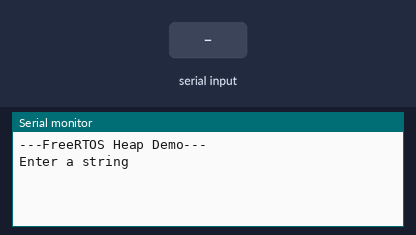
A sketch run on a simulated ESP32. Shown: the last lines printed to the serial monitor. The test bench sets the inputs (shaded band).

Above: at 1.8 s.
1.9 s: "1\n" received over Serial
At 3.0 s:
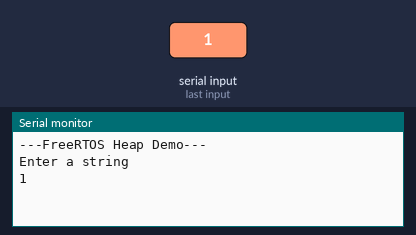
3.4 s: "0\n" received over Serial
At 4.1 s:
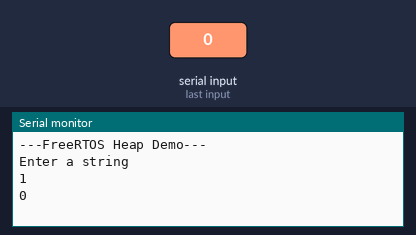
4.9 s: "2\n" received over Serial
At 5.3 s:
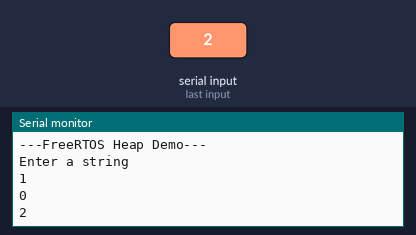

Measured:
- after the input at 1.9 s, the serial monitor: prints a new line at once (image 1)
- after the input at 3.4 s, the serial monitor: prints a new line at once (image 2)
- after the input at 4.9 s, the serial monitor: prints a new line at once (image 3)

The sketch:

RTOS_P4.ino
```cpp
// (licence header left out)
// Use only core 1 for demo purposes
#if CONFIG_FREERTOS_UNICORE
  static const BaseType_t app_cpu = 0;
#else
  static const BaseType_t app_cpu = 1;
#endif

// Settings
static const uint8_t buf_len = 255;

// Globals
static char *msg_ptr = NULL;
static volatile uint8_t msg_flag = 0;

//*****************************************************************************
// Tasks

// Task: read message from Serial buffer
void readSerial(void *parameters) {

  char c;
  char buf[buf_len];
  uint8_t idx = 0;

  // Clear whole buffer
  memset(buf, 0, buf_len);

  // Loop forever
  while (1) {

    // Read cahracters from serial
    if (Serial.available() > 0) {
      c = Serial.read();

      // Store received character to buffer if not over buffer limit
      if (idx < buf_len - 1) {
        buf[idx] = c;
        idx++;
      }

      // Create a message buffer for print task
      if (c == '\n') {

        // The last character in the string is '\n', so we need to replace
        // it with '\0' to make it null-terminated
        buf[idx - 1] = '\0';

        // Try to allocate memory and copy over message. If message buffer is
        // still in use, ignore the entire message.
        if (msg_flag == 0) {
          msg_ptr = (char *)pvPortMalloc((idx + 1) * sizeof(char));

          // If malloc returns 0 (out of memory), throw an error and reset
          configASSERT(msg_ptr);

          // Copy message
          memcpy(msg_ptr, buf, idx);

          // Notify other task that message is ready
          msg_flag = 1;
        }

        // Reset receive buffer and index counter
        memset(buf, 0, buf_len);
        idx = 0;
      }
    }
    vTaskDelay(10 / portTICK_PERIOD_MS);
  }
}

// Task: print message whenever flag is set and free buffer
void printMessage(void *parameters) {
  while (1) {

    // Wait for flag to be set and print message
    if (msg_flag == 1) {
      Serial.println(msg_ptr);

      // Give amount of free heap memory (uncomment if you'd like to see it)
//      Serial.print("Free heap (bytes): ");
//      Serial.println(xPortGetFreeHeapSize());

      // Free buffer, set pointer to null, and clear flag
      vPortFree(msg_ptr);
      msg_ptr = NULL;
      msg_flag = 0;
    }
    vTaskDelay(10 / portTICK_PERIOD_MS);
  }
}

//*****************************************************************************
// Main (runs as its own task with priority 1 on core 1)

void setup() {

  // Configure Serial
  Serial.begin(115200);

  // Wait a moment to start (so we don't miss Serial output)
  vTaskDelay(1000 / portTICK_PERIOD_MS);
  Serial.println();
  Serial.println("---FreeRTOS Heap Demo---");
  Serial.println("Enter a string");

  // Start Serial receive task
  xTaskCreatePinnedToCore(readSerial,
                          "Read Serial",
                          1024,
                          NULL,
                          1,
                          NULL,
                          app_cpu);

  // Start Serial print task
  xTaskCreatePinnedToCore(printMessage,
                          "Print Message",
                          1024,
                          NULL,
                          1,
                          NULL,
                          app_cpu);

  // Delete "setup and loop" task
  vTaskDelete(NULL);
}

void loop() {
  // Execution should never get here
}
```
